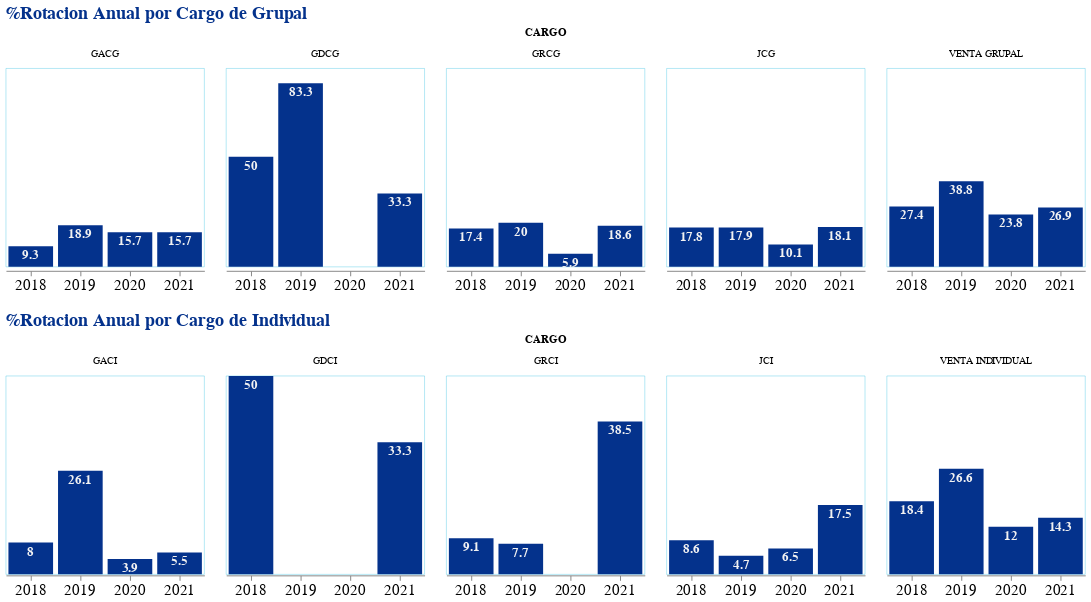

The notebook cell this image was saved under:
### Markdown cell above
* Grafico la rotacion de los cargos del Producto Grupal e Individual agrupado de manera anual
    * Se muestra que los cargos de Ventas Individual y Ventas Grupal tuvieron una alta rotacion constante en estos ultimos años
    * Hasta el momento concluimos que el analisis se debe hacer, en una primera etapa, a los cargos de ventas, ya que se tendria un impacto mayor en la rotacion de la compañia.
    * Asi mismo, estos dos cargos son la fuerza de ventas de la empresa, la cual tiene que mantenerse con una buena covertura

### Code cell
#### Grafico Grupal
rot_cargo_g = rot_cargo.query('PRODUCTO == "GRUPAL"'
    ).groupby(
        by = ['year', 'PRODUCTO', 'CARGO'],
        as_index = False
    ).agg(
        rotacion = ('rotacion','sum')
    )
## Grafico
barra_g = alt.Chart(
    rot_cargo_g
).mark_bar(
    color = '#04328C'
).encode(
    x = alt.Y(
        'year(year):N',
        title = None),
    y = alt.X(
        'rotacion:Q',
        title = None,
        axis = None)
).properties(
    width = 200,
    height = 200
)

texto_g = barra_g.mark_text(
    align = 'center',
    baseline ='top',
    dy = 3,
    color = '#F2F2F2',
    fontSize = 13,
    fontWeight = 'bold'
).encode(
    text = alt.Text('rotacion')
)

gru = (barra_g + texto_g).facet(
    'CARGO',
    columns = 6
).properties(
    title = '%Rotacion Anual por Cargo de Grupal')

#### Grafico Individual
rot_cargo_i = rot_cargo.query('PRODUCTO == "INDIVIDUAL"'
    ).groupby(
        by = ['year', 'PRODUCTO', 'CARGO'],
        as_index = False
    ).agg(
        rotacion = ('rotacion','sum')
    )
barra_i = alt.Chart(
    rot_cargo_i
).mark_bar(
    color = '#04328C'
).encode(
    x = alt.Y(
        'year(year):N',
        title = None),
    y = alt.X(
        'rotacion:Q',
        title = None,
        axis = None)
).properties(
    width = 200,
    height = 200
)

texto_i = barra_i.mark_text(
    align = 'center',
    baseline ='top',
    dy = 3,
    color = '#F2F2F2',
    fontSize = 13,
    fontWeight = 'bold'
).encode(
    text = alt.Text('rotacion')
)

ind = (barra_i + texto_i).facet(
    'CARGO',
    columns = 5
).properties(
    title = '%Rotacion Anual por Cargo de Individual')

##### Uniendo ambos graficos
alt.vconcat(gru, ind).configure_view(
    stroke = '#04B2D9',
    strokeWidth = 0.3 
).configure_axis(
    labelFontSize = 15,
    labelAngle = 0
).configure_title(
    fontSize = 18,
    color = '#04328C'
)

### Figure 1 — Vega-Lite specification as saved in the notebook (floating-point values rounded to 4 significant figures)
{"config": {"view": {"continuousWidth": 400, "continuousHeight": 300, "stroke": "#04B2D9", "strokeWidth": 0.3}, "axis": {"labelAngle": 0, "labelFontSize": 15}, "title": {"color": "#04328C", "fontSize": 18}}, "vconcat": [{"data": {"name": "data-02b5a0baca28595223a561ecbb4c6482"}, "facet": {"type": "nominal", "field": "CARGO"}, "spec": {"layer": [{"mark": {"type": "bar", "color": "#04328C"}, "encoding": {"x": {"type": "nominal", "field": "year", "timeUnit": "year", "title": null}, "y": {"type": "quantitative", "axis": null, "field": "rotacion", "title": null}}, "height": 200, "width": 200}, {"mark": {"type": "text", "align": "center", "baseline": "top", "color": "#F2F2F2", "dy": 3, "fontSize": 13, "fontWeight": "bold"}, "encoding": {"text": {"type": "quantitative", "field": "rotacion"}, "x": {"type": "nominal", "field": "year", "timeUnit": "year", "title": null}, "y": {"type": "quantitative", "axis": null, "field": "rotacion", "title": null}}, "height": 200, "width": 200}]}, "columns": 6, "title": "%Rotacion Anual por Cargo de Grupal"}, {"data": {"name": "data-30e9d0b87eb78c0c989188ee6c92759f"}, "facet": {"type": "nominal", "field": "CARGO"}, "spec": {"layer": [{"mark": {"type": "bar", "color": "#04328C"}, "encoding": {"x": {"type": "nominal", "field": "year", "timeUnit": "year", "title": null}, "y": {"type": "quantitative", "axis": null, "field": "rotacion", "title": null}}, "height": 200, "width": 200}, {"mark": {"type": "text", "align": "center", "baseline": "top", "color": "#F2F2F2", "dy": 3, "fontSize": 13, "fontWeight": "bold"}, "encoding": {"text": {"type": "quantitative", "field": "rotacion"}, "x": {"type": "nominal", "field": "year", "timeUnit": "year", "title": null}, "y": {"type": "quantitative", "axis": null, "field": "rotacion", "title": null}}, "height": 200, "width": 200}]}, "columns": 5, "title": "%Rotacion Anual por Cargo de Individual"}], "$schema": "https://vega.github.io/schema/vega-lite/v4.8.1.json", "datasets": {"data-02b5a0baca28595223a561ecbb4c6482": [{"year": "2018-01-01T00:00:00", "PRODUCTO": "GRUPAL", "CARGO": "GACG", "rotacion": 9.3}, {"year": "2018-01-01T00:00:00", "PRODUCTO": "GRUPAL", "CARGO": "GDCG", "rotacion": 50.0}, {"year": "2018-01-01T00:00:00", "PRODUCTO": "GRUPAL", "CARGO": "GRCG", "rotacion": 17.4}, {"year": "2018-01-01T00:00:00", "PRODUCTO": "GRUPAL", "CARGO": "JCG", "rotacion": 17.8}, {"year": "2018-01-01T00:00:00", "PRODUCTO": "GRUPAL", "CARGO": "VENTA GRUPAL", "rotacion": 27.4}, {"year": "2019-01-01T00:00:00", "PRODUCTO": "GRUPAL", "CARGO": "GACG", "rotacion": 18.9}, {"year": "2019-01-01T00:00:00", "PRODUCTO": "GRUPAL", "CARGO": "GDCG", "rotacion": 83.3}, {"year": "2019-01-01T00:00:00", "PRODUCTO": "GRUPAL", "CARGO": "GRCG", "rotacion": 20.0}, {"year": "2019-01-01T00:00:00", "PRODUCTO": "GRUPAL", "CARGO": "JCG", "rotacion": 17.9}, {"year": "2019-01-01T00:00:00", "PRODUCTO": "GRUPAL", "CARGO": "VENTA GRUPAL", "rotacion": 38.8}, {"year": "2020-01-01T00:00:00", "PRODUCTO": "GRUPAL", "CARGO": "GACG", "rotacion": 15.7}, {"year": "2020-01-01T00:00:00", "PRODUCTO": "GRUPAL", "CARGO": "GRCG", "rotacion": 5.9}, {"year": "2020-01-01T00:00:00", "PRODUCTO": "GRUPAL", "CARGO": "JCG", "rotacion": 10.1}, {"year": "2020-01-01T00:00:00", "PRODUCTO": "GRUPAL", "CARGO": "VENTA GRUPAL", "rotacion": 23.8}, {"year": "2021-01-01T00:00:00", "PRODUCTO": "GRUPAL", "CARGO": "GACG", "rotacion": 15.7}, {"year": "2021-01-01T00:00:00", "PRODUCTO": "GRUPAL", "CARGO": "GDCG", "rotacion": 33.3}, {"year": "2021-01-01T00:00:00", "PRODUCTO": "GRUPAL", "CARGO": "GRCG", "rotacion": 18.6}, {"year": "2021-01-01T00:00:00", "PRODUCTO": "GRUPAL", "CARGO": "JCG", "rotacion": 18.1}, {"year": "2021-01-01T00:00:00", "PRODUCTO": "GRUPAL", "CARGO": "VENTA GRUPAL", "rotacion": 26.9}], "data-30e9d0b87eb78c0c989188ee6c92759f": [{"year": "2018-01-01T00:00:00", "PRODUCTO": "INDIVIDUAL", "CARGO": "GACI", "rotacion": 8.0}, {"year": "2018-01-01T00:00:00", "PRODUCTO": "INDIVIDUAL", "CARGO": "GDCI", "rotacion": 50.0}, {"year": "2018-01-01T00:00:00", "PRODUCTO": "INDIVIDUAL", "CARGO": "GRCI", "rotacion": 9.1}, {"year": "2018-01-01T00:00:00", "PRODUCTO": "INDIVIDUAL", "CARGO": "JCI", "rotacion": 8.6}, {"year": "2018-01-01T00:00:00", "PRODUCTO": "INDIVIDUAL", "CARGO": "VENTA INDIVIDUAL", "rotacion": 18.4}, {"year": "2019-01-01T00:00:00", "PRODUCTO": "INDIVIDUAL", "CARGO": "GACI", "rotacion": 26.1}, {"year": "2019-01-01T00:00:00", "PRODUCTO": "INDIVIDUAL", "CARGO": "GRCI", "rotacion": 7.7}, {"year": "2019-01-01T00:00:00", "PRODUCTO": "INDIVIDUAL", "CARGO": "JCI", "rotacion": 4.7}, {"year": "2019-01-01T00:00:00", "PRODUCTO": "INDIVIDUAL", "CARGO": "VENTA INDIVIDUAL", "rotacion": 26.6}, {"year": "2020-01-01T00:00:00", "PRODUCTO": "INDIVIDUAL", "CARGO": "GACI", "rotacion": 3.9}, {"year": "2020-01-01T00:00:00", "PRODUCTO": "INDIVIDUAL", "CARGO": "JCI", "rotacion": 6.5}, {"year": "2020-01-01T00:00:00", "PRODUCTO": "INDIVIDUAL", "CARGO": "VENTA INDIVIDUAL", "rotacion": 12.0}, {"year": "2021-01-01T00:00:00", "PRODUCTO": "INDIVIDUAL", "CARGO": "GACI", "rotacion": 5.5}, {"year": "2021-01-01T00:00:00", "PRODUCTO": "INDIVIDUAL", "CARGO": "GDCI", "rotacion": 33.3}, {"year": "2021-01-01T00:00:00", "PRODUCTO": "INDIVIDUAL", "CARGO": "GRCI", "rotacion": 38.5}, {"year": "2021-01-01T00:00:00", "PRODUCTO": "INDIVIDUAL", "CARGO": "JCI", "rotacion": 17.5}, {"year": "2021-01-01T00:00:00", "PRODUCTO": "INDIVIDUAL", "CARGO": "VENTA INDIVIDUAL", "rotacion": 14.3}]}}
